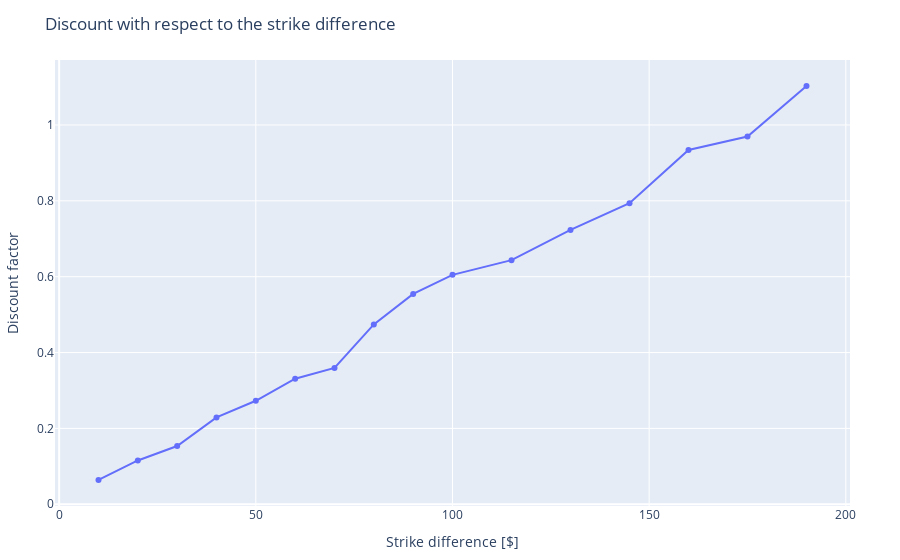

The code cell stored with this chart in its notebook:
### Code cell
sc = PlotlyJS.scatter(x=[M10[length(M10)-i]-M10[i+1] for i in 0:Int(round(length(M10)/2)-1)],y=Discount_arr10)
layout = Layout(title="Discount with respect to the strike difference", yaxis_title="Discount factor", xaxis_title="Strike difference [\$]")
    
PlotlyJS.plot(sc, layout)

### Figure 1 — Plotly figure (JSON) as saved in the notebook; plotly's stock layout.template omitted (floating-point values rounded to 4 significant figures)
{"data": [{"type": "scatter", "x": [190, 175, 160, 145, 130, 115, 100, 90, 80, 70, 60, 50, 40, 30, 20, 10], "y": [1.103, 0.9695, 0.9341, 0.7938, 0.7234, 0.6437, 0.6049, 0.5545, 0.4742, 0.3594, 0.331, 0.2729, 0.229, 0.1534, 0.1155, 0.06406]}], "layout": {"margin": {"b": 50, "l": 50, "r": 50, "t": 60}, "title": "Discount with respect to the strike difference", "xaxis": {"title": {"text": "Strike difference [$]"}}, "yaxis": {"title": {"text": "Discount factor"}}}}
